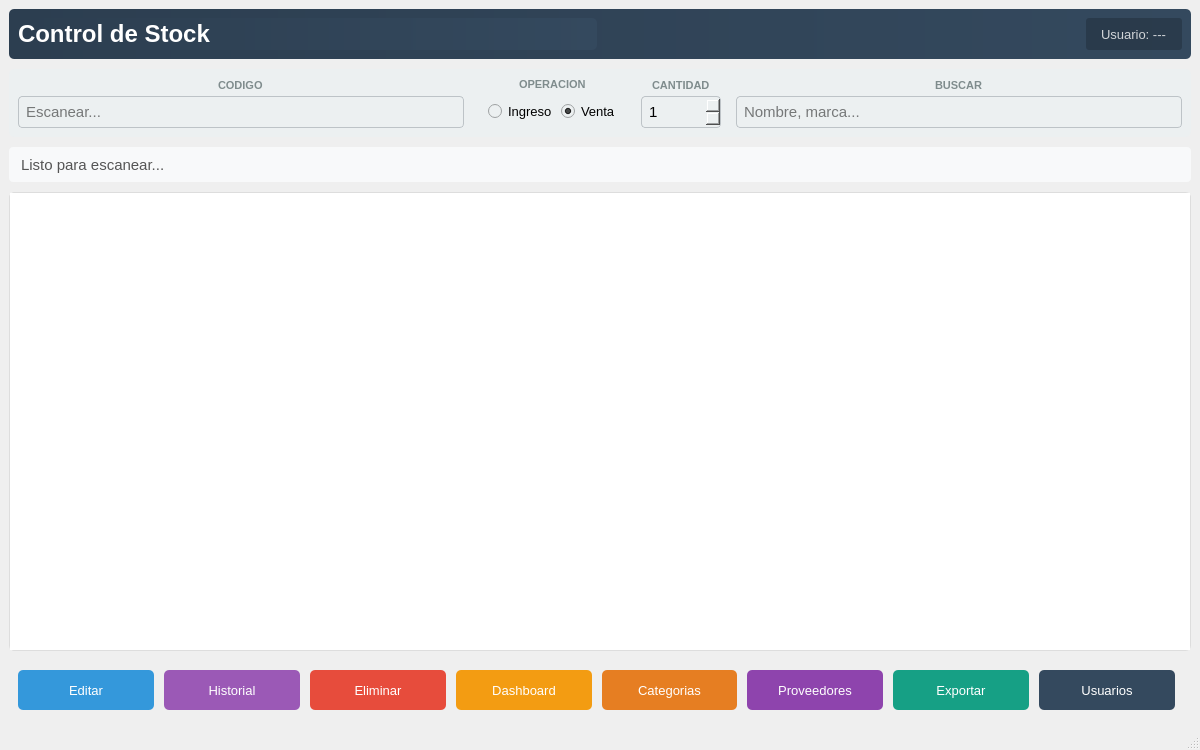
<?xml version="1.0" encoding="UTF-8"?>
<ui version="4.0">
 <class>MainWindow</class>
 <widget class="QMainWindow" name="MainWindow">
  <property name="geometry">
   <rect>
    <x>0</x>
    <y>0</y>
    <width>1200</width>
    <height>750</height>
   </rect>
  </property>
  <property name="windowTitle">
   <string>Control de Stock</string>
  </property>
  <widget class="QWidget" name="centralwidget">
   <layout class="QVBoxLayout" name="mainLayout">
    <property name="spacing">
     <number>10</number>
    </property>
    <property name="contentsMargins">
     <number>15</number>
    </property>
    <item>
     <widget class="QWidget" name="headerWidget">
      <property name="minimumSize">
       <size>
        <width>0</width>
        <height>50</height>
       </size>
      </property>
      <property name="styleSheet">
       <string>background: qlineargradient(x1:0, y1:0, x2:1, y2:0, stop:0 #2c3e50, stop:1 #34495e); border-radius: 5px;</string>
      </property>
      <layout class="QHBoxLayout" name="headerLayout">
       <property name="contentsMargins">
        <number>15</number>
       </property>
       <item>
        <widget class="QLabel" name="lbl_titulo">
         <property name="font">
          <font>
           <family>Segoe UI</family>
           <pointsize>18</pointsize>
           <weight>75</weight>
          </font>
         </property>
         <property name="styleSheet">
          <string>color: white;</string>
         </property>
         <property name="text">
          <string>Control de Stock</string>
         </property>
        </widget>
       </item>
       <item alignment="Qt::AlignRight">
        <widget class="QLabel" name="lbl_operador">
         <property name="font">
          <font>
           <family>Segoe UI</family>
           <pointsize>10</pointsize>
          </font>
         </property>
         <property name="styleSheet">
          <string>color: rgba(255,255,255,200); background: rgba(0,0,0,50); padding: 5px 12px; border-radius: 3px;</string>
         </property>
         <property name="text">
          <string>Usuario: ---</string>
         </property>
        </widget>
       </item>
      </layout>
     </widget>
    </item>
    <item>
     <widget class="QWidget" name="operationsWidget">
      <property name="minimumSize">
       <size>
        <width>0</width>
        <height>50</height>
       </size>
      </property>
      <property name="styleSheet">
       <string>background: #ecf0f1; border-radius: 5px;</string>
      </property>
      <layout class="QHBoxLayout" name="operationsLayout">
       <property name="spacing">
        <number>15</number>
       </property>
       <property name="contentsMargins">
        <number>15</number>
       </property>
       <item>
        <layout class="QVBoxLayout" name="barcodeLayout">
         <property name="spacing">
          <number>3</number>
         </property>
         <item alignment="Qt::AlignHCenter">
          <widget class="QLabel" name="lbl_barcode">
           <property name="font">
            <font>
             <family>Segoe UI</family>
             <pointsize>8</pointsize>
             <weight>75</weight>
            </font>
           </property>
           <property name="styleSheet">
            <string>color: #7f8c8d;</string>
           </property>
           <property name="text">
            <string>CODIGO</string>
           </property>
          </widget>
         </item>
         <item>
          <widget class="QLineEdit" name="txt_codigo">
           <property name="minimumSize">
            <size>
             <width>120</width>
             <height>32</height>
            </size>
           </property>
           <property name="maximumSize">
            <size>
             <width>16777215</width>
             <height>32</height>
            </size>
           </property>
           <property name="font">
            <font>
             <family>Segoe UI</family>
             <pointsize>11</pointsize>
            </font>
           </property>
           <property name="styleSheet">
            <string>border: 1px solid #bdc3c7; border-radius: 4px; padding: 5px;</string>
           </property>
           <property name="placeholderText">
            <string>Escanear...</string>
           </property>
          </widget>
         </item>
        </layout>
       </item>
       <item>
        <layout class="QVBoxLayout" name="modoLayout">
         <property name="spacing">
          <number>3</number>
         </property>
         <item alignment="Qt::AlignHCenter">
          <widget class="QLabel" name="lbl_modo">
           <property name="font">
            <font>
             <family>Segoe UI</family>
             <pointsize>8</pointsize>
             <weight>75</weight>
            </font>
           </property>
           <property name="styleSheet">
            <string>color: #7f8c8d;</string>
           </property>
           <property name="text">
            <string>OPERACION</string>
           </property>
          </widget>
         </item>
         <item>
          <widget class="QWidget">
           <layout class="QHBoxLayout" name="modoButtonsLayout">
            <property name="spacing">
             <number>8</number>
            </property>
            <item>
             <widget class="QRadioButton" name="rb_ingreso">
              <property name="font">
               <font>
                <family>Segoe UI</family>
                <pointsize>10</pointsize>
               </font>
              </property>
              <property name="text">
               <string>Ingreso</string>
              </property>
             </widget>
            </item>
            <item>
             <widget class="QRadioButton" name="rb_venta">
              <property name="checked">
               <bool>true</bool>
              </property>
              <property name="font">
               <font>
                <family>Segoe UI</family>
                <pointsize>10</pointsize>
               </font>
              </property>
              <property name="text">
               <string>Venta</string>
              </property>
             </widget>
            </item>
           </layout>
          </widget>
         </item>
        </layout>
       </item>
       <item>
        <layout class="QVBoxLayout" name="cantidadLayout">
         <property name="spacing">
          <number>3</number>
         </property>
         <item alignment="Qt::AlignHCenter">
          <widget class="QLabel" name="lbl_cantidad">
           <property name="font">
            <font>
             <family>Segoe UI</family>
             <pointsize>8</pointsize>
             <weight>75</weight>
            </font>
           </property>
           <property name="styleSheet">
            <string>color: #7f8c8d;</string>
           </property>
           <property name="text">
            <string>CANTIDAD</string>
           </property>
          </widget>
         </item>
         <item>
          <widget class="QSpinBox" name="spn_cantidad">
           <property name="minimumSize">
            <size>
             <width>80</width>
             <height>32</height>
            </size>
           </property>
           <property name="maximumSize">
            <size>
             <width>100</width>
             <height>32</height>
            </size>
           </property>
           <property name="font">
            <font>
             <family>Segoe UI</family>
             <pointsize>11</pointsize>
            </font>
           </property>
           <property name="styleSheet">
            <string>border: 1px solid #bdc3c7; border-radius: 4px; padding: 5px;</string>
           </property>
           <property name="minimum">
            <number>1</number>
           </property>
           <property name="maximum">
            <number>999</number>
           </property>
           <property name="value">
            <number>1</number>
           </property>
          </widget>
         </item>
        </layout>
       </item>
       <item>
        <layout class="QVBoxLayout" name="buscarLayout">
         <property name="spacing">
          <number>3</number>
         </property>
         <item alignment="Qt::AlignHCenter">
          <widget class="QLabel" name="lbl_buscar">
           <property name="font">
            <font>
             <family>Segoe UI</family>
             <pointsize>8</pointsize>
             <weight>75</weight>
            </font>
           </property>
           <property name="styleSheet">
            <string>color: #7f8c8d;</string>
           </property>
           <property name="text">
            <string>BUSCAR</string>
           </property>
          </widget>
         </item>
         <item>
          <widget class="QLineEdit" name="txt_filtro">
           <property name="minimumSize">
            <size>
             <width>150</width>
             <height>32</height>
            </size>
           </property>
           <property name="maximumSize">
            <size>
             <width>16777215</width>
             <height>32</height>
            </size>
           </property>
           <property name="font">
            <font>
             <family>Segoe UI</family>
             <pointsize>11</pointsize>
            </font>
           </property>
           <property name="styleSheet">
            <string>border: 1px solid #bdc3c7; border-radius: 4px; padding: 5px;</string>
           </property>
           <property name="placeholderText">
            <string>Nombre, marca...</string>
           </property>
          </widget>
         </item>
        </layout>
       </item>
      </layout>
     </widget>
    </item>
    <item>
     <widget class="QLabel" name="lbl_mensaje">
      <property name="minimumSize">
       <size>
        <width>0</width>
        <height>35</height>
       </size>
      </property>
      <property name="font">
       <font>
        <family>Segoe UI</family>
        <pointsize>11</pointsize>
       </font>
      </property>
      <property name="styleSheet">
       <string>color: #555; background: #f8f9fa; border-radius: 4px; padding: 8px;</string>
      </property>
      <property name="text">
       <string>Listo para escanear...</string>
      </property>
     </widget>
    </item>
    <item>
     <widget class="QTableView" name="tabla_stock">
      <property name="font">
       <font>
        <family>Segoe UI</family>
        <pointsize>10</pointsize>
       </font>
      </property>
      <property name="styleSheet">
       <string>QTableView { border: 1px solid #ddd; border-radius: 5px; }
QTableView::item { padding: 5px; }
QTableView::item:selected { background: #3498db; color: white; }</string>
      </property>
      <property name="alternatingRowColors">
       <bool>true</bool>
      </property>
      <property name="selectionBehavior">
       <enum>QAbstractItemView::SelectRows</enum>
      </property>
      <property name="selectionMode">
       <enum>QAbstractItemView::SingleSelection</enum>
      </property>
     </widget>
    </item>
    <item>
     <widget class="QWidget" name="actionsWidget">
      <property name="minimumSize">
       <size>
        <width>0</width>
        <height>50</height>
       </size>
      </property>
      <layout class="QHBoxLayout" name="actionsLayout">
       <property name="spacing">
        <number>10</number>
       </property>
       <item>
        <widget class="QPushButton" name="btn_editar">
         <property name="minimumSize">
          <size>
           <width>130</width>
           <height>40</height>
          </size>
         </property>
         <property name="font">
          <font>
           <family>Segoe UI</family>
           <pointsize>10</pointsize>
          </font>
         </property>
         <property name="styleSheet">
          <string>QPushButton { background: #3498db; color: white; border: none; border-radius: 5px; }
QPushButton:hover { background: #2980b9; }</string>
         </property>
         <property name="text">
          <string>Editar</string>
         </property>
        </widget>
       </item>
       <item>
        <widget class="QPushButton" name="btn_historial">
         <property name="minimumSize">
          <size>
           <width>130</width>
           <height>40</height>
          </size>
         </property>
         <property name="font">
          <font>
           <family>Segoe UI</family>
           <pointsize>10</pointsize>
          </font>
         </property>
         <property name="styleSheet">
          <string>QPushButton { background: #9b59b6; color: white; border: none; border-radius: 5px; }
QPushButton:hover { background: #8e44ad; }</string>
         </property>
         <property name="text">
          <string>Historial</string>
         </property>
        </widget>
       </item>
       <item>
        <widget class="QPushButton" name="btn_eliminar">
         <property name="minimumSize">
          <size>
           <width>130</width>
           <height>40</height>
          </size>
         </property>
         <property name="font">
          <font>
           <family>Segoe UI</family>
           <pointsize>10</pointsize>
          </font>
         </property>
         <property name="styleSheet">
          <string>QPushButton { background: #e74c3c; color: white; border: none; border-radius: 5px; }
QPushButton:hover { background: #c0392b; }</string>
         </property>
         <property name="text">
          <string>Eliminar</string>
         </property>
        </widget>
       </item>
       <item>
        <widget class="QPushButton" name="btn_dashboard">
         <property name="minimumSize">
          <size>
           <width>130</width>
           <height>40</height>
          </size>
         </property>
         <property name="font">
          <font>
           <family>Segoe UI</family>
           <pointsize>10</pointsize>
          </font>
         </property>
         <property name="styleSheet">
          <string>QPushButton { background: #f39c12; color: white; border: none; border-radius: 5px; }
QPushButton:hover { background: #d68910; }</string>
         </property>
         <property name="text">
          <string>Dashboard</string>
         </property>
        </widget>
       </item>
       <item>
        <widget class="QPushButton" name="btn_categorias">
         <property name="minimumSize">
          <size>
           <width>130</width>
           <height>40</height>
          </size>
         </property>
         <property name="font">
          <font>
           <family>Segoe UI</family>
           <pointsize>10</pointsize>
          </font>
         </property>
         <property name="styleSheet">
          <string>QPushButton { background: #e67e22; color: white; border: none; border-radius: 5px; }
QPushButton:hover { background: #d35400; }</string>
         </property>
         <property name="text">
          <string>Categorias</string>
         </property>
        </widget>
       </item>
       <item>
        <widget class="QPushButton" name="btn_proveedores">
         <property name="minimumSize">
          <size>
           <width>130</width>
           <height>40</height>
          </size>
         </property>
         <property name="font">
          <font>
           <family>Segoe UI</family>
           <pointsize>10</pointsize>
          </font>
         </property>
         <property name="styleSheet">
          <string>QPushButton { background: #8e44ad; color: white; border: none; border-radius: 5px; }
QPushButton:hover { background: #7d3c98; }</string>
         </property>
         <property name="text">
          <string>Proveedores</string>
         </property>
        </widget>
       </item>
       <item>
        <widget class="QPushButton" name="btn_exportar">
         <property name="minimumSize">
          <size>
           <width>130</width>
           <height>40</height>
          </size>
         </property>
         <property name="font">
          <font>
           <family>Segoe UI</family>
           <pointsize>10</pointsize>
          </font>
         </property>
         <property name="styleSheet">
          <string>QPushButton { background: #16a085; color: white; border: none; border-radius: 5px; }
QPushButton:hover { background: #138d75; }</string>
         </property>
         <property name="text">
          <string>Exportar</string>
         </property>
        </widget>
       </item>
       <item>
        <widget class="QPushButton" name="btn_usuarios">
         <property name="minimumSize">
          <size>
           <width>130</width>
           <height>40</height>
          </size>
         </property>
         <property name="font">
          <font>
           <family>Segoe UI</family>
           <pointsize>10</pointsize>
          </font>
         </property>
         <property name="styleSheet">
          <string>QPushButton { background: #34495e; color: white; border: none; border-radius: 5px; }
QPushButton:hover { background: #2c3e50; }</string>
         </property>
         <property name="text">
          <string>Usuarios</string>
         </property>
        </widget>
       </item>
       <item>
        <spacer name="actionsSpacer">
         <property name="orientation">
          <enum>Qt::Horizontal</enum>
         </property>
        </spacer>
       </item>
      </layout>
     </widget>
    </item>
   </layout>
  </widget>
  <widget class="QMenuBar" name="menubar">
   <property name="geometry">
    <rect>
     <x>0</x>
     <y>0</y>
     <width>1200</width>
     <height>25</height>
    </rect>
   </property>
  </widget>
  <widget class="QStatusBar" name="statusbar"/>
 </widget>
</ui>
